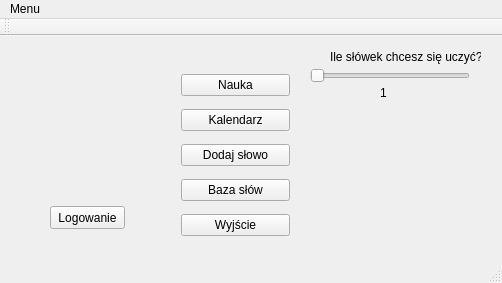
<?xml version="1.0" encoding="UTF-8"?>
<ui version="4.0">
 <class>MainWindow</class>
 <widget class="QMainWindow" name="MainWindow">
  <property name="geometry">
   <rect>
    <x>0</x>
    <y>0</y>
    <width>502</width>
    <height>283</height>
   </rect>
  </property>
  <property name="minimumSize">
   <size>
    <width>502</width>
    <height>283</height>
   </size>
  </property>
  <property name="maximumSize">
   <size>
    <width>502</width>
    <height>283</height>
   </size>
  </property>
  <property name="windowTitle">
   <string notr="true">Program do nauki</string>
  </property>
  <property name="autoFillBackground">
   <bool>false</bool>
  </property>
  <widget class="QWidget" name="centralWidget">
   <widget class="QPushButton" name="pushButton">
    <property name="geometry">
     <rect>
      <x>50</x>
      <y>170</y>
      <width>75</width>
      <height>23</height>
     </rect>
    </property>
    <property name="text">
     <string>Logowanie</string>
    </property>
   </widget>
   <widget class="QSlider" name="numbeWordsSlider">
    <property name="geometry">
     <rect>
      <x>310</x>
      <y>30</y>
      <width>160</width>
      <height>19</height>
     </rect>
    </property>
    <property name="mouseTracking">
     <bool>false</bool>
    </property>
    <property name="acceptDrops">
     <bool>false</bool>
    </property>
    <property name="minimum">
     <number>1</number>
    </property>
    <property name="maximum">
     <number>50</number>
    </property>
    <property name="orientation">
     <enum>Qt::Horizontal</enum>
    </property>
   </widget>
   <widget class="QLabel" name="label_2">
    <property name="geometry">
     <rect>
      <x>330</x>
      <y>10</y>
      <width>151</width>
      <height>21</height>
     </rect>
    </property>
    <property name="text">
     <string>Ile słówek chcesz się uczyć?</string>
    </property>
   </widget>
   <widget class="QLabel" name="numberWordsLabel">
    <property name="geometry">
     <rect>
      <x>380</x>
      <y>50</y>
      <width>47</width>
      <height>13</height>
     </rect>
    </property>
    <property name="text">
     <string>1</string>
    </property>
   </widget>
   <widget class="QWidget" name="verticalLayoutWidget">
    <property name="geometry">
     <rect>
      <x>170</x>
      <y>20</y>
      <width>131</width>
      <height>201</height>
     </rect>
    </property>
    <layout class="QVBoxLayout" name="verticalLayout">
     <item>
      <widget class="QPushButton" name="learnButton">
       <property name="text">
        <string>Nauka</string>
       </property>
      </widget>
     </item>
     <item>
      <widget class="QPushButton" name="scheduleButton">
       <property name="text">
        <string>Kalendarz</string>
       </property>
      </widget>
     </item>
     <item>
      <widget class="QPushButton" name="addWordButton">
       <property name="text">
        <string>Dodaj słowo</string>
       </property>
      </widget>
     </item>
     <item>
      <widget class="QPushButton" name="wordsButton">
       <property name="text">
        <string>Baza słów</string>
       </property>
      </widget>
     </item>
     <item>
      <widget class="QPushButton" name="exitButton">
       <property name="text">
        <string>Wyjście</string>
       </property>
      </widget>
     </item>
    </layout>
   </widget>
  </widget>
  <widget class="QMenuBar" name="menuBar">
   <property name="geometry">
    <rect>
     <x>0</x>
     <y>0</y>
     <width>502</width>
     <height>21</height>
    </rect>
   </property>
   <widget class="QMenu" name="menuMenu">
    <property name="title">
     <string>Menu</string>
    </property>
    <addaction name="actionZamknij"/>
   </widget>
   <addaction name="menuMenu"/>
  </widget>
  <widget class="QToolBar" name="mainToolBar">
   <attribute name="toolBarArea">
    <enum>TopToolBarArea</enum>
   </attribute>
   <attribute name="toolBarBreak">
    <bool>false</bool>
   </attribute>
  </widget>
  <widget class="QStatusBar" name="statusBar"/>
  <action name="actionZamknij">
   <property name="text">
    <string>Zamknij</string>
   </property>
  </action>
 </widget>
 <layoutdefault spacing="6" margin="11"/>
 <resources/>
 <connections/>
</ui>
